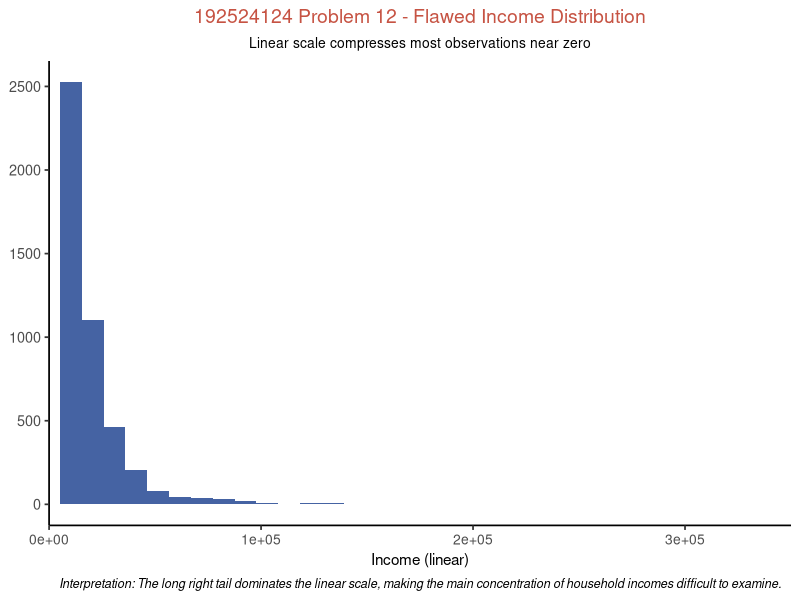
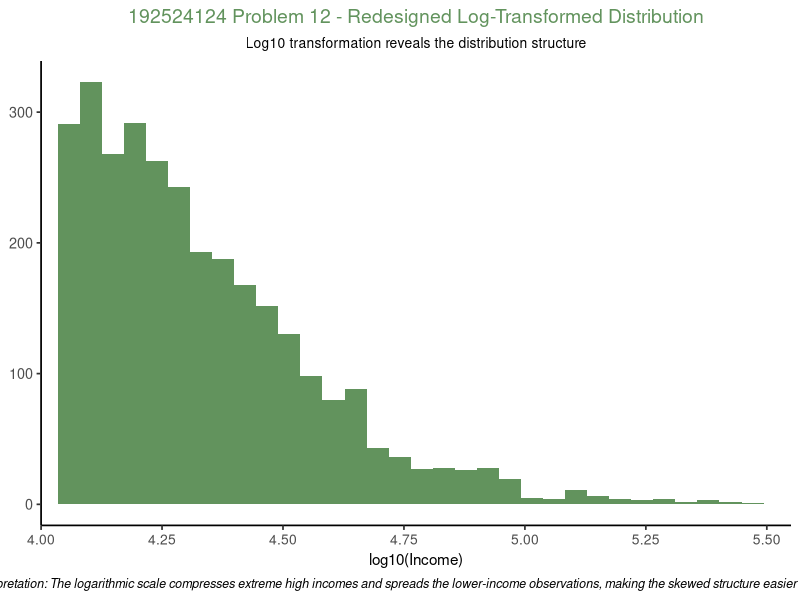

Source code (R) for these figures, in order:
# Problem 12 - Density Plot Critique and Redesign

library(ggplot2)

set.seed(12)

income <- c(
  rlnorm(4500, log(12000), 0.65),
  rlnorm(400, log(30000), 0.55),
  rlnorm(90, log(80000), 0.45),
  rlnorm(10, log(220000), 0.25)
)

income <- pmin(income, 350000)

income_data <- data.frame(
  Income = income
)

ggplot(
  income_data,
  aes(x = Income)
) +
  geom_histogram(
    bins = 35,
    fill = "#4563A3",
    color = NA
  ) +
  scale_x_continuous(
    limits = c(0, 350000),
    breaks = c(0, 100000, 200000, 300000),
    expand = c(0, 0)
  ) +
  labs(
    title = "192524124 Problem 12 - Flawed Income Distribution",
    subtitle = "Linear scale compresses most observations near zero",
    x = "Income (linear)",
    y = NULL,
    caption = "Interpretation: The long right tail dominates the linear scale, making the main concentration of household incomes difficult to examine."
  ) +
  theme_classic(base_size = 13) +
  theme(
    plot.title = element_text(
      hjust = 0.5,
      color = "#C65343",
      size = 14
    ),
    plot.subtitle = element_text(
      hjust = 0.5,
      size = 10
    ),
    plot.caption = element_text(
      hjust = 0.5,
      size = 9,
      face = "italic"
    ),
    axis.title.x = element_text(size = 11),
    axis.text.x = element_text(size = 10)
  )

# Problem 12 - After (Redesigned)

ggplot(
  income_data,
  aes(x = log10(Income))
) +
  geom_histogram(
    bins = 35,
    fill = "#62935D",
    color = NA
  ) +
  scale_x_continuous(
    limits = c(4, 5.55),
    breaks = seq(4, 5.5, 0.25),
    expand = c(0, 0)
  ) +
  labs(
    title = "192524124 Problem 12 - Redesigned Log-Transformed Distribution",
    subtitle = "Log10 transformation reveals the distribution structure",
    x = "log10(Income)",
    y = NULL,
    caption = "Interpretation: The logarithmic scale compresses extreme high incomes and spreads the lower-income observations, making the skewed structure easier to interpret."
  ) +
  theme_classic(base_size = 13) +
  theme(
    plot.title = element_text(
      hjust = 0.5,
      color = "#62935D",
      size = 14
    ),
    plot.subtitle = element_text(
      hjust = 0.5,
      size = 10
    ),
    plot.caption = element_text(
      hjust = 0.5,
      size = 9,
      face = "italic"
    ),
    axis.title.x = element_text(size = 11),
    axis.text.x = element_text(size = 10)
  )
